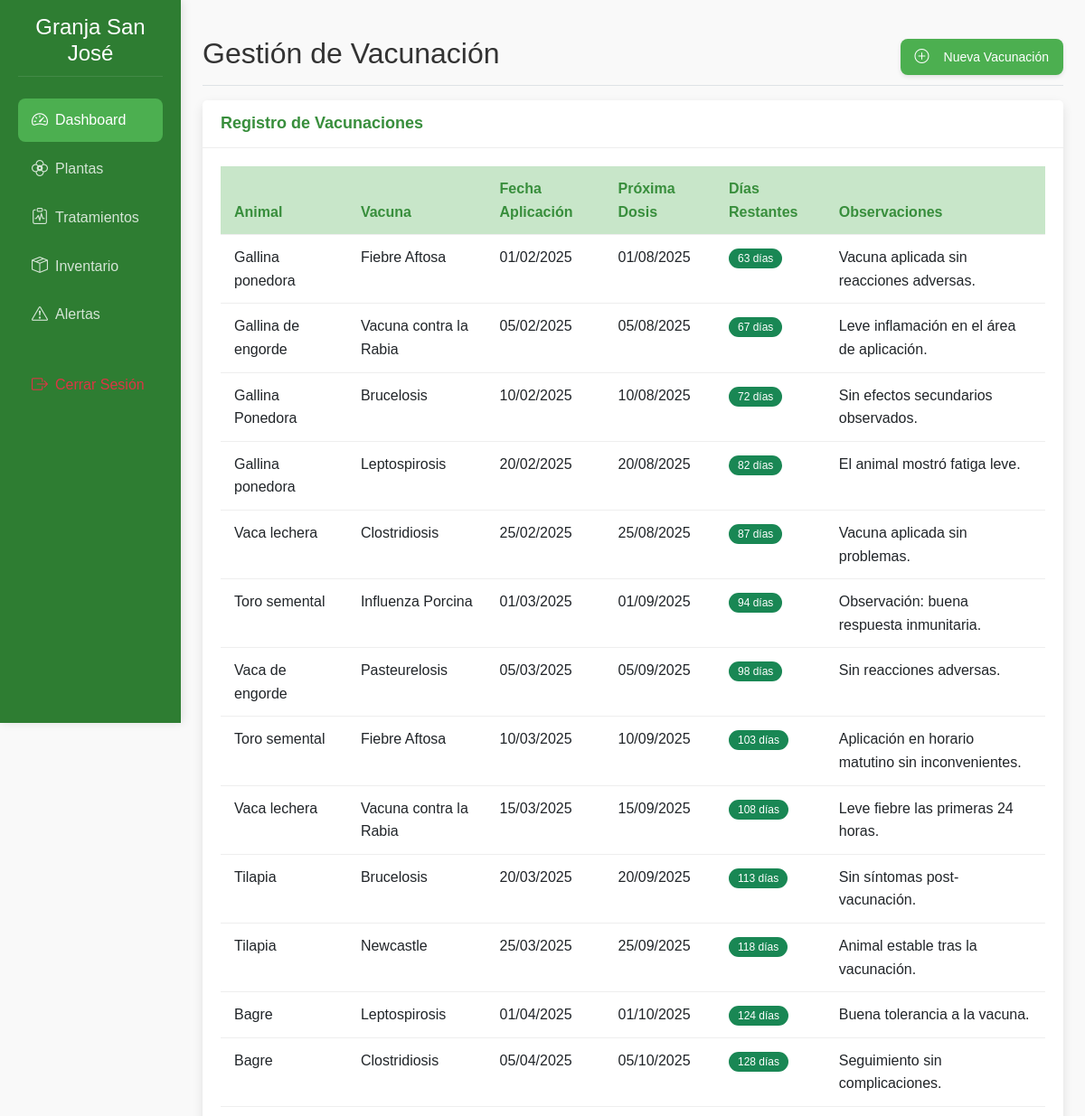
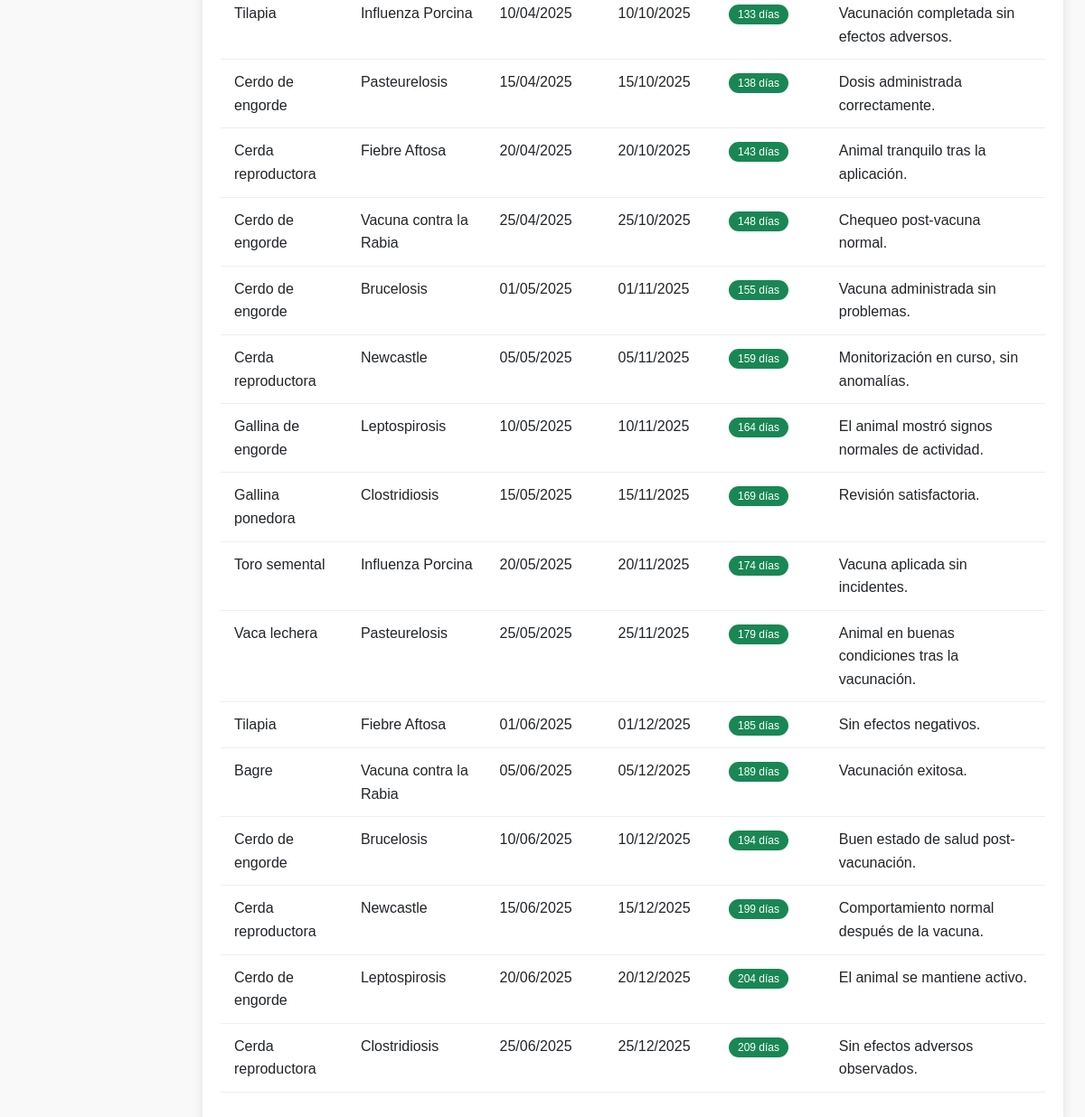
Screenshot of /vacunacion.php with the database file from the repository (2 pictures, top to bottom).
### tables this page shows
CREATE TABLE `vacunacion` (
  `id_vacunacion` int(11) NOT NULL,
  `id_animal` int(11) NOT NULL,
  `id_vacuna` int(11) NOT NULL,
  `fecha_aplicacion` date NOT NULL,
  `proxima_dosis` date DEFAULT NULL,
  `dosis` varchar(50) NOT NULL,
  `id_empleado` int(11) NOT NULL,
  `observaciones` text DEFAULT NULL
);

CREATE TABLE `animales` (
  `id_animal` int(11) NOT NULL,
  `id_especie` int(11) NOT NULL,
  `nombre_cientifico` varchar(100) NOT NULL,
  `nombre_comun` varchar(100) DEFAULT NULL,
  `edad` int(11) DEFAULT NULL,
  `ubicacion` varchar(255) DEFAULT NULL,
  `estado` enum('Sano','Enfermo','Recuperación') DEFAULT 'Sano',
  `descripcion` text DEFAULT NULL,
  `fecha_registro` timestamp NOT NULL DEFAULT current_timestamp()
);

CREATE TABLE `vacunas` (
  `id_vacuna` int(11) NOT NULL,
  `nombre` varchar(100) NOT NULL,
  `descripcion` text NOT NULL,
  `fabricante` varchar(100) NOT NULL,
  `temperatura_almacenamiento` varchar(50) NOT NULL,
  `vida_util` varchar(50) NOT NULL,
  `cantidad` int(11) NOT NULL DEFAULT 0
);

### vacunacion.php (the view, shortened to what this page needs)
<?php
$conexion = new Conexion();
$db = $conexion->getConexion();
$query = "SELECT v.*, a.nombre_comun as animal, vac.nombre as vacuna
          FROM vacunacion v
          JOIN animales a ON v.id_animal = a.id_animal
          JOIN vacunas vac ON v.id_vacuna = vac.id_vacuna
          ORDER BY v.proxima_dosis ASC";
$vacunaciones_result = $db->query($query);
$vacunaciones = $vacunaciones_result ? $vacunaciones_result->fetch_all(MYSQLI_ASSOC) : [];
?>
<!DOCTYPE html>
<html lang="es">
<head>
    <link href="https://cdn.jsdelivr.net/npm/bootstrap@5.3.0/dist/css/bootstrap.min.css" rel="stylesheet">
    <link rel="stylesheet" href="https://cdn.jsdelivr.net/npm/bootstrap-icons@1.10.0/font/bootstrap-icons.css">
</head>
<body>
    <div class="container-fluid">
        <div class="row">
    <?php
            switch ($_SESSION['tipo_usuario']) {
                default:
                    include 'includes/sidebar.php';
                    break;
            }
            ?>
            <main class="col-md-9 ms-sm-auto col-lg-10 px-md-4 py-4">
                <div class="d-flex justify-content-between flex-wrap flex-md-nowrap align-items-center pt-3 pb-2 mb-3 border-bottom">
                    <h1 class="h2">Gestión de Vacunación</h1>
                    <button class="btn btn-primary" data-bs-toggle="modal" data-bs-target="#agregarVacunacionModal">
                        <i class="bi bi-plus-circle me-2"></i>Nueva Vacunación
                    </button>
                </div>
                <div class="card">
                    <div class="card-header">
                        <h5 class="card-title mb-0">Registro de Vacunaciones</h5>
                    </div>
                    <div class="card-body">
                        <div class="table-responsive">
                            <table class="table table-hover">
                                <thead>
                                    <tr>
                                        <th>Animal</th>
                                        <th>Vacuna</th>
                                        <th>Fecha Aplicación</th>
                                        <th>Próxima Dosis</th>
                                        <th>Días Restantes</th>
                                        <th>Observaciones</th>
                                    </tr>
                                </thead>
                                <tbody>
                                    <?php foreach ($vacunaciones as $vacunacion):
                                        $dias_restantes = floor((strtotime($vacunacion['proxima_dosis']) - time()) / (60 * 60 * 24));
                                        $clase_badge = $dias_restantes <= 0 ? 'bg-danger' : ($dias_restantes <= 7 ? 'bg-warning' : 'bg-success');
                                    ?>
                                        <tr>
                                            <td><?php echo htmlspecialchars($vacunacion['animal'], ENT_QUOTES, 'UTF-8'); ?></td>
                                            <td><?php echo htmlspecialchars($vacunacion['vacuna'], ENT_QUOTES, 'UTF-8'); ?></td>
                                            <td><?php echo date('d/m/Y', strtotime($vacunacion['fecha_aplicacion'])); ?></td>
                                            <td><?php echo date('d/m/Y', strtotime($vacunacion['proxima_dosis'])); ?></td>
                                            <td>
                                                <span class="badge <?php echo $clase_badge; ?>">
                                                    <?php echo $dias_restantes <= 0 ? 'VENCIDA' : $dias_restantes . ' días'; ?>
                                                </span>
                                            </td>
                                            <td><?php echo htmlspecialchars($vacunacion['observaciones'], ENT_QUOTES, 'UTF-8'); ?></td>
                                        </tr>
                                    <?php endforeach; ?>
                                </tbody>
                            </table>
                        </div>
                    </div>
                </div>
            </main>
        </div>
    </div>
</body>
</html>

### vacunacion.php (style rules this page uses)
:root { --primary-color: #4CAF50; --primary-dark: #388E3C; --primary-light: #C8E6C9; --secondary-color: #8BC34A; --accent-color: #FFC107; --text-dark: #333; --text-light: #f5f5f5; --bg-light: #f9f9f9; --bg-dark: #2E7D32; --border-radius: 8px; --box-shadow: 0 4px 12px rgba(0, 0, 0, 0.1); --transition: all 0.3s ease; }
body { font-family: 'Poppins', sans-serif; background-color: var(--bg-light); color: var(--text-dark); line-height: 1.6; }
.border-bottom { padding-bottom: 15px; margin-bottom: 20px; border-bottom: 1px solid #eee; }
.card { background-color: white; border-radius: var(--border-radius); box-shadow: var(--box-shadow); margin-bottom: 20px; transition: var(--transition); border: none; }
.card-header { display: flex; justify-content: space-between; align-items: center; padding: 15px 20px; background-color: white; border-bottom: 1px solid #eee; }
.card-title { font-size: 18px; font-weight: 600; color: var(--primary-dark); margin: 0; }
.card-body { padding: 20px; }
.table { width: 100%; border-collapse: collapse; }
.table th, .table td { padding: 12px 15px; text-align: left; border-bottom: 1px solid #eee; }
.table th { background-color: var(--primary-light); color: var(--primary-dark); font-weight: 600; }
.btn { display: inline-flex; align-items: center; gap: 8px; padding: 8px 16px; background-color: var(--primary-color); color: white; border: none; border-radius: var(--border-radius); cursor: pointer; text-decoration: none; font-weight: 500; transition: var(--transition); box-shadow: 0 2px 5px rgba(0,0,0,0.1); font-size: 14px; }
.btn i { font-size: 16px; }
.btn-primary { background-color: var(--primary-color); color: white; }
.badge { padding: 5px 10px; border-radius: 20px; font-size: 12px; font-weight: 500; }
.bg-success { background-color: var(--primary-color); color: white; }

### rows the page displays
vacunacion: id_animal.nombre_comun "Gallina ponedora", id_vacuna.nombre "Fiebre Aftosa", fecha_aplicacion "01/02/2025", proxima_dosis "01/08/2025", proxima_dosis "63", observaciones "Vacuna aplicada sin reacciones adversas."
vacunacion: id_animal.nombre_comun "Gallina de engorde", id_vacuna.nombre "Vacuna contra la Rabia", fecha_aplicacion "05/02/2025", proxima_dosis "05/08/2025", proxima_dosis "67", observaciones "Leve inflamación en el área de aplicación."
vacunacion: id_animal.nombre_comun "Gallina Ponedora", id_vacuna.nombre "Brucelosis", fecha_aplicacion "10/02/2025", proxima_dosis "10/08/2025", proxima_dosis "72", observaciones "Sin efectos secundarios observados."
vacunacion: id_animal.nombre_comun "Gallina ponedora", id_vacuna.nombre "Leptospirosis", fecha_aplicacion "20/02/2025", proxima_dosis "20/08/2025", proxima_dosis "82", observaciones "El animal mostró fatiga leve."
vacunacion: id_animal.nombre_comun "Vaca lechera", id_vacuna.nombre "Clostridiosis", fecha_aplicacion "25/02/2025", proxima_dosis "25/08/2025", proxima_dosis "87", observaciones "Vacuna aplicada sin problemas."
vacunacion: id_animal.nombre_comun "Toro semental", id_vacuna.nombre "Influenza Porcina", fecha_aplicacion "01/03/2025", proxima_dosis "01/09/2025", proxima_dosis "94", observaciones "Observación: buena respuesta inmunitaria."
vacunacion: id_animal.nombre_comun "Vaca de engorde", id_vacuna.nombre "Pasteurelosis", fecha_aplicacion "05/03/2025", proxima_dosis "05/09/2025", proxima_dosis "98", observaciones "Sin reacciones adversas."
vacunacion: id_animal.nombre_comun "Toro semental", id_vacuna.nombre "Fiebre Aftosa", fecha_aplicacion "10/03/2025", proxima_dosis "10/09/2025", proxima_dosis "103", observaciones "Aplicación en horario matutino sin inconvenientes."
vacunacion: id_animal.nombre_comun "Vaca lechera", id_vacuna.nombre "Vacuna contra la Rabia", fecha_aplicacion "15/03/2025", proxima_dosis "15/09/2025", proxima_dosis "108", observaciones "Leve fiebre las primeras 24 horas."
vacunacion: id_animal.nombre_comun "Tilapia", id_vacuna.nombre "Brucelosis", fecha_aplicacion "20/03/2025", proxima_dosis "20/09/2025", proxima_dosis "113", observaciones "Sin síntomas post-vacunación."
vacunacion: id_animal.nombre_comun "Tilapia", id_vacuna.nombre "Newcastle", fecha_aplicacion "25/03/2025", proxima_dosis "25/09/2025", proxima_dosis "118", observaciones "Animal estable tras la vacunación."
vacunacion: id_animal.nombre_comun "Bagre", id_vacuna.nombre "Leptospirosis", fecha_aplicacion "01/04/2025", proxima_dosis "01/10/2025", proxima_dosis "124", observaciones "Buena tolerancia a la vacuna."
vacunacion: id_animal.nombre_comun "Bagre", id_vacuna.nombre "Clostridiosis", fecha_aplicacion "05/04/2025", proxima_dosis "05/10/2025", proxima_dosis "128", observaciones "Seguimiento sin complicaciones."
vacunacion: id_animal.nombre_comun "Tilapia", id_vacuna.nombre "Influenza Porcina", fecha_aplicacion "10/04/2025", proxima_dosis "10/10/2025", proxima_dosis "133", observaciones "Vacunación completada sin efectos adversos."
vacunacion: id_animal.nombre_comun "Cerdo de engorde", id_vacuna.nombre "Pasteurelosis", fecha_aplicacion "15/04/2025", proxima_dosis "15/10/2025", proxima_dosis "138", observaciones "Dosis administrada correctamente."
vacunacion: id_animal.nombre_comun "Cerda reproductora", id_vacuna.nombre "Fiebre Aftosa", fecha_aplicacion "20/04/2025", proxima_dosis "20/10/2025", proxima_dosis "143", observaciones "Animal tranquilo tras la aplicación."
vacunacion: id_animal.nombre_comun "Cerdo de engorde", id_vacuna.nombre "Vacuna contra la Rabia", fecha_aplicacion "25/04/2025", proxima_dosis "25/10/2025", proxima_dosis "148", observaciones "Chequeo post-vacuna normal."
vacunacion: id_animal.nombre_comun "Cerdo de engorde", id_vacuna.nombre "Brucelosis", fecha_aplicacion "01/05/2025", proxima_dosis "01/11/2025", proxima_dosis "155", observaciones "Vacuna administrada sin problemas."
vacunacion: id_animal.nombre_comun "Cerda reproductora", id_vacuna.nombre "Newcastle", fecha_aplicacion "05/05/2025", proxima_dosis "05/11/2025", proxima_dosis "159", observaciones "Monitorización en curso, sin anomalías."
vacunacion: id_animal.nombre_comun "Gallina de engorde", id_vacuna.nombre "Leptospirosis", fecha_aplicacion "10/05/2025", proxima_dosis "10/11/2025", proxima_dosis "164", observaciones "El animal mostró signos normales de actividad."
vacunacion: id_animal.nombre_comun "Gallina ponedora", id_vacuna.nombre "Clostridiosis", fecha_aplicacion "15/05/2025", proxima_dosis "15/11/2025", proxima_dosis "169", observaciones "Revisión satisfactoria."
vacunacion: id_animal.nombre_comun "Toro semental", id_vacuna.nombre "Influenza Porcina", fecha_aplicacion "20/05/2025", proxima_dosis "20/11/2025", proxima_dosis "174", observaciones "Vacuna aplicada sin incidentes."
vacunacion: id_animal.nombre_comun "Vaca lechera", id_vacuna.nombre "Pasteurelosis", fecha_aplicacion "25/05/2025", proxima_dosis "25/11/2025", proxima_dosis "179", observaciones "Animal en buenas condiciones tras la vacunación."
vacunacion: id_animal.nombre_comun "Tilapia", id_vacuna.nombre "Fiebre Aftosa", fecha_aplicacion "01/06/2025", proxima_dosis "01/12/2025", proxima_dosis "185", observaciones "Sin efectos negativos."
vacunacion: id_animal.nombre_comun "Bagre", id_vacuna.nombre "Vacuna contra la Rabia", fecha_aplicacion "05/06/2025", proxima_dosis "05/12/2025", proxima_dosis "189", observaciones "Vacunación exitosa."
vacunacion: id_animal.nombre_comun "Cerdo de engorde", id_vacuna.nombre "Brucelosis", fecha_aplicacion "10/06/2025", proxima_dosis "10/12/2025", proxima_dosis "194", observaciones "Buen estado de salud post-vacunación."
vacunacion: id_animal.nombre_comun "Cerda reproductora", id_vacuna.nombre "Newcastle", fecha_aplicacion "15/06/2025", proxima_dosis "15/12/2025", proxima_dosis "199", observaciones "Comportamiento normal después de la vacuna."
vacunacion: id_animal.nombre_comun "Cerdo de engorde", id_vacuna.nombre "Leptospirosis", fecha_aplicacion "20/06/2025", proxima_dosis "20/12/2025", proxima_dosis "204", observaciones "El animal se mantiene activo."
vacunacion: id_animal.nombre_comun "Cerda reproductora", id_vacuna.nombre "Clostridiosis", fecha_aplicacion "25/06/2025", proxima_dosis "25/12/2025", proxima_dosis "209", observaciones "Sin efectos adversos observados."
